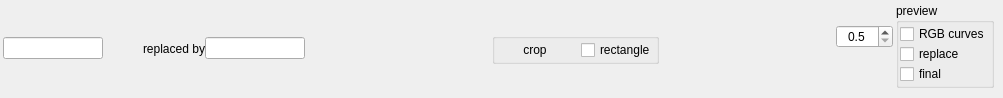
<?xml version="1.0" encoding="UTF-8"?>
<ui version="4.0">
 <class>widget_controls</class>
 <widget class="QWidget" name="widget_controls">
  <property name="geometry">
   <rect>
    <x>0</x>
    <y>0</y>
    <width>1003</width>
    <height>98</height>
   </rect>
  </property>
  <property name="sizePolicy">
   <sizepolicy hsizetype="Preferred" vsizetype="Preferred">
    <horstretch>0</horstretch>
    <verstretch>0</verstretch>
   </sizepolicy>
  </property>
  <property name="windowTitle">
   <string>Form</string>
  </property>
  <layout class="QHBoxLayout" name="horizontalLayout_6">
   <property name="spacing">
    <number>3</number>
   </property>
   <property name="leftMargin">
    <number>3</number>
   </property>
   <property name="topMargin">
    <number>3</number>
   </property>
   <property name="rightMargin">
    <number>9</number>
   </property>
   <property name="bottomMargin">
    <number>3</number>
   </property>
   <item>
    <layout class="QVBoxLayout" name="verticalLayout">
     <property name="spacing">
      <number>0</number>
     </property>
     <property name="sizeConstraint">
      <enum>QLayout::SetMaximumSize</enum>
     </property>
     <property name="bottomMargin">
      <number>0</number>
     </property>
     <item>
      <widget class="Widget_custom_qslider" name="slider_frames" native="true">
       <property name="sizePolicy">
        <sizepolicy hsizetype="MinimumExpanding" vsizetype="Maximum">
         <horstretch>0</horstretch>
         <verstretch>0</verstretch>
        </sizepolicy>
       </property>
       <property name="minimumSize">
        <size>
         <width>750</width>
         <height>30</height>
        </size>
       </property>
      </widget>
     </item>
     <item>
      <layout class="QHBoxLayout" name="horizontalLayout_2">
       <item>
        <widget class="QLineEdit" name="lineEdit_frame_no">
         <property name="sizePolicy">
          <sizepolicy hsizetype="Maximum" vsizetype="Fixed">
           <horstretch>0</horstretch>
           <verstretch>0</verstretch>
          </sizepolicy>
         </property>
         <property name="maximumSize">
          <size>
           <width>100</width>
           <height>16777215</height>
          </size>
         </property>
         <property name="readOnly">
          <bool>true</bool>
         </property>
        </widget>
       </item>
       <item>
        <widget class="QPushButton" name="pushButton_copy">
         <property name="maximumSize">
          <size>
           <width>70</width>
           <height>16777215</height>
          </size>
         </property>
         <property name="text">
          <string/>
         </property>
         <property name="icon">
          <iconset>
           <normaloff>img/page_copy.png</normaloff>img/page_copy.png</iconset>
         </property>
         <property name="flat">
          <bool>true</bool>
         </property>
        </widget>
       </item>
       <item>
        <widget class="QLabel" name="label">
         <property name="text">
          <string>replaced by</string>
         </property>
        </widget>
       </item>
       <item>
        <widget class="QLineEdit" name="lineEdit_new_frame_no">
         <property name="sizePolicy">
          <sizepolicy hsizetype="Maximum" vsizetype="Fixed">
           <horstretch>0</horstretch>
           <verstretch>0</verstretch>
          </sizepolicy>
         </property>
         <property name="maximumSize">
          <size>
           <width>100</width>
           <height>16777215</height>
          </size>
         </property>
         <property name="readOnly">
          <bool>true</bool>
         </property>
        </widget>
       </item>
       <item>
        <widget class="QPushButton" name="pushButton_paste">
         <property name="text">
          <string/>
         </property>
         <property name="icon">
          <iconset>
           <normaloff>img/page_paste.png</normaloff>img/page_paste.png</iconset>
         </property>
         <property name="flat">
          <bool>true</bool>
         </property>
        </widget>
       </item>
       <item>
        <widget class="QPushButton" name="pushButton_remove">
         <property name="text">
          <string/>
         </property>
         <property name="icon">
          <iconset>
           <normaloff>img/edit-delete.png</normaloff>img/edit-delete.png</iconset>
         </property>
         <property name="flat">
          <bool>true</bool>
         </property>
        </widget>
       </item>
       <item>
        <spacer name="horizontalSpacer_5">
         <property name="orientation">
          <enum>Qt::Horizontal</enum>
         </property>
         <property name="sizeHint" stdset="0">
          <size>
           <width>5</width>
           <height>10</height>
          </size>
         </property>
        </spacer>
       </item>
       <item>
        <widget class="QGroupBox" name="groupBox_2">
         <property name="title">
          <string/>
         </property>
         <property name="checkable">
          <bool>false</bool>
         </property>
         <layout class="QHBoxLayout" name="horizontalLayout_8">
          <property name="spacing">
           <number>6</number>
          </property>
          <property name="sizeConstraint">
           <enum>QLayout::SetMaximumSize</enum>
          </property>
          <property name="leftMargin">
           <number>0</number>
          </property>
          <property name="topMargin">
           <number>0</number>
          </property>
          <property name="rightMargin">
           <number>0</number>
          </property>
          <property name="bottomMargin">
           <number>0</number>
          </property>
          <item>
           <widget class="QPushButton" name="pushButton_crop_edition">
            <property name="text">
             <string>crop</string>
            </property>
            <property name="icon">
             <iconset>
              <normaloff>img/transform-crop.png</normaloff>img/transform-crop.png</iconset>
            </property>
            <property name="checkable">
             <bool>true</bool>
            </property>
            <property name="default">
             <bool>false</bool>
            </property>
            <property name="flat">
             <bool>true</bool>
            </property>
           </widget>
          </item>
          <item>
           <widget class="QCheckBox" name="checkBox_show_crop_rect">
            <property name="text">
             <string>rectangle</string>
            </property>
           </widget>
          </item>
         </layout>
        </widget>
       </item>
       <item>
        <spacer name="horizontalSpacer_6">
         <property name="orientation">
          <enum>Qt::Horizontal</enum>
         </property>
         <property name="sizeHint" stdset="0">
          <size>
           <width>5</width>
           <height>10</height>
          </size>
         </property>
        </spacer>
       </item>
      </layout>
     </item>
     <item>
      <spacer name="verticalSpacer">
       <property name="orientation">
        <enum>Qt::Vertical</enum>
       </property>
       <property name="sizeHint" stdset="0">
        <size>
         <width>20</width>
         <height>1</height>
        </size>
       </property>
      </spacer>
     </item>
    </layout>
   </item>
   <item>
    <layout class="QVBoxLayout" name="verticalLayout_4">
     <property name="spacing">
      <number>0</number>
     </property>
     <item>
      <layout class="QHBoxLayout" name="horizontalLayout">
       <item>
        <widget class="QPushButton" name="pushButton_play_pause">
         <property name="text">
          <string/>
         </property>
         <property name="icon">
          <iconset>
           <normaloff>img/play.png</normaloff>
           <selectedoff>img/play.png</selectedoff>
           <selectedon>img/pause.png</selectedon>img/play.png</iconset>
         </property>
         <property name="checkable">
          <bool>true</bool>
         </property>
         <property name="flat">
          <bool>true</bool>
         </property>
        </widget>
       </item>
       <item>
        <widget class="QPushButton" name="pushButton_previous_frame">
         <property name="text">
          <string/>
         </property>
         <property name="icon">
          <iconset>
           <normaloff>img/go-first-view.png</normaloff>img/go-first-view.png</iconset>
         </property>
         <property name="flat">
          <bool>true</bool>
         </property>
        </widget>
       </item>
       <item>
        <widget class="QPushButton" name="pushButton_next_frame">
         <property name="text">
          <string/>
         </property>
         <property name="icon">
          <iconset>
           <normaloff>img/go-last-view.png</normaloff>img/go-last-view.png</iconset>
         </property>
         <property name="flat">
          <bool>true</bool>
         </property>
        </widget>
       </item>
       <item>
        <spacer name="horizontalSpacer_3">
         <property name="orientation">
          <enum>Qt::Horizontal</enum>
         </property>
         <property name="sizeType">
          <enum>QSizePolicy::Fixed</enum>
         </property>
         <property name="sizeHint" stdset="0">
          <size>
           <width>5</width>
           <height>20</height>
          </size>
         </property>
        </spacer>
       </item>
      </layout>
     </item>
     <item>
      <layout class="QHBoxLayout" name="horizontalLayout_7">
       <item>
        <widget class="QPushButton" name="pushButton_stop">
         <property name="text">
          <string/>
         </property>
         <property name="icon">
          <iconset>
           <normaloff>img/stop.png</normaloff>img/stop.png</iconset>
         </property>
         <property name="checkable">
          <bool>false</bool>
         </property>
         <property name="flat">
          <bool>true</bool>
         </property>
        </widget>
       </item>
       <item>
        <spacer name="horizontalSpacer_2">
         <property name="orientation">
          <enum>Qt::Horizontal</enum>
         </property>
         <property name="sizeType">
          <enum>QSizePolicy::Fixed</enum>
         </property>
         <property name="sizeHint" stdset="0">
          <size>
           <width>10</width>
           <height>20</height>
          </size>
         </property>
        </spacer>
       </item>
       <item>
        <widget class="QDoubleSpinBox" name="spinBox_speed">
         <property name="wrapping">
          <bool>false</bool>
         </property>
         <property name="frame">
          <bool>true</bool>
         </property>
         <property name="alignment">
          <set>Qt::AlignCenter</set>
         </property>
         <property name="keyboardTracking">
          <bool>false</bool>
         </property>
         <property name="decimals">
          <number>1</number>
         </property>
         <property name="minimum">
          <double>0.500000000000000</double>
         </property>
         <property name="maximum">
          <double>2.000000000000000</double>
         </property>
         <property name="singleStep">
          <double>0.500000000000000</double>
         </property>
        </widget>
       </item>
      </layout>
     </item>
     <item>
      <spacer name="verticalSpacer_4">
       <property name="orientation">
        <enum>Qt::Vertical</enum>
       </property>
       <property name="sizeHint" stdset="0">
        <size>
         <width>20</width>
         <height>1</height>
        </size>
       </property>
      </spacer>
     </item>
    </layout>
   </item>
   <item alignment="Qt::AlignTop">
    <widget class="QGroupBox" name="groupBox">
     <property name="sizePolicy">
      <sizepolicy hsizetype="Preferred" vsizetype="Maximum">
       <horstretch>0</horstretch>
       <verstretch>0</verstretch>
      </sizepolicy>
     </property>
     <property name="title">
      <string>preview</string>
     </property>
     <property name="flat">
      <bool>false</bool>
     </property>
     <layout class="QVBoxLayout" name="verticalLayout_3">
      <property name="spacing">
       <number>0</number>
      </property>
      <property name="leftMargin">
       <number>1</number>
      </property>
      <property name="topMargin">
       <number>1</number>
      </property>
      <property name="rightMargin">
       <number>1</number>
      </property>
      <property name="bottomMargin">
       <number>1</number>
      </property>
      <item>
       <widget class="QCheckBox" name="checkBox_preview_rgb">
        <property name="text">
         <string>RGB curves</string>
        </property>
       </widget>
      </item>
      <item>
       <widget class="QCheckBox" name="checkBox_preview_replace">
        <property name="text">
         <string>replace</string>
        </property>
       </widget>
      </item>
      <item>
       <widget class="QCheckBox" name="checkBox_preview_final">
        <property name="text">
         <string>final</string>
        </property>
       </widget>
      </item>
     </layout>
    </widget>
   </item>
  </layout>
 </widget>
 <customwidgets>
  <customwidget>
   <class>Widget_custom_qslider</class>
   <extends>QWidget</extends>
   <header location="global">video_editor.widget_custom_qslider</header>
   <container>1</container>
  </customwidget>
 </customwidgets>
 <resources/>
 <connections/>
</ui>
